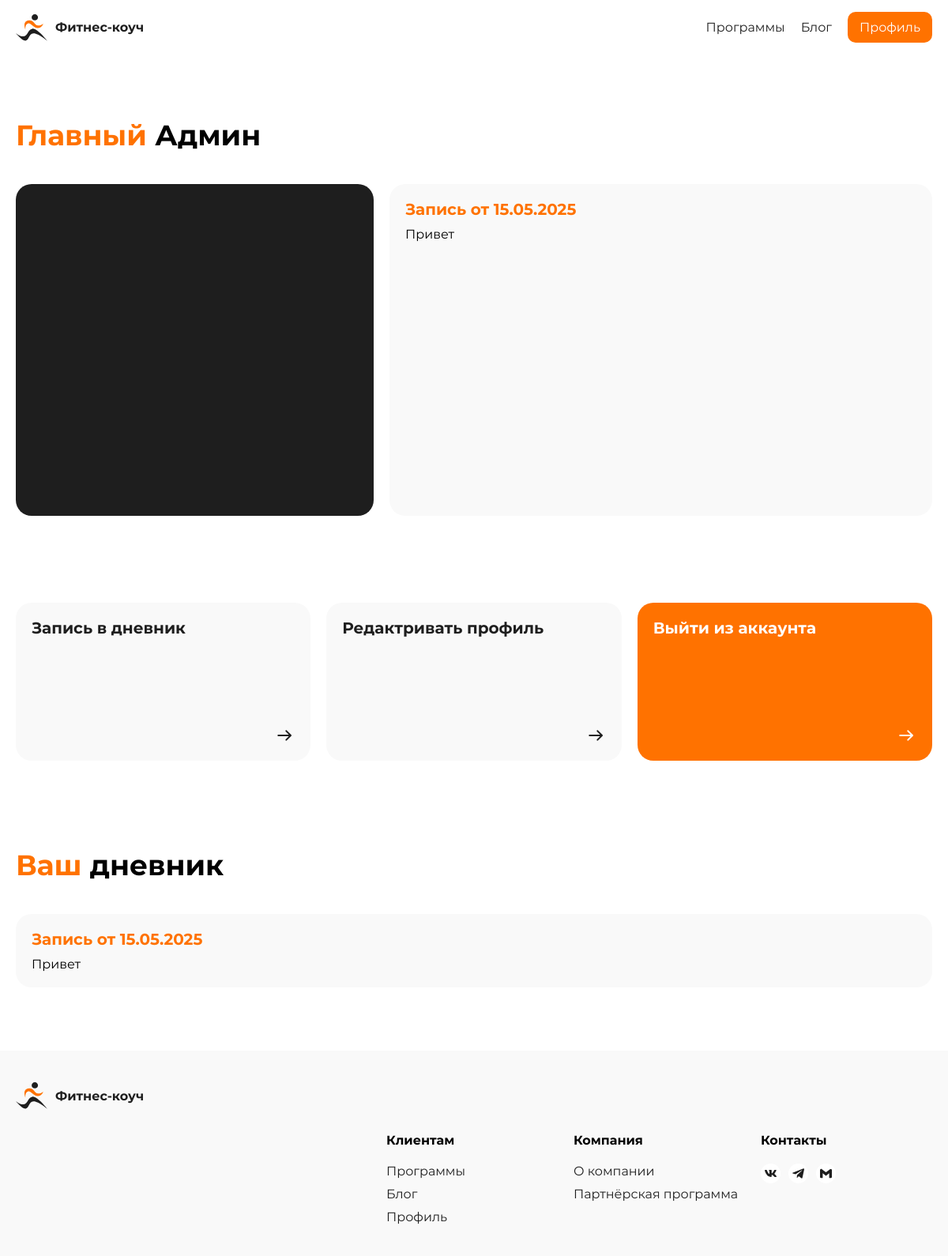
The app's page /profile/ (signed in) with its own data.
### tables this page shows
CREATE TABLE `users` (
  `id_user` int NOT NULL,
  `role` varchar(100) NOT NULL,
  `login` varchar(100) NOT NULL,
  `password` varchar(100) NOT NULL,
  `name` varchar(100) NOT NULL,
  `surname` varchar(100) NOT NULL
);

CREATE TABLE `notes` (
  `id_note` int NOT NULL,
  `id_user` int NOT NULL,
  `date` date NOT NULL,
  `note` varchar(5000) NOT NULL
);

### profile/index.php (the view, shortened to what this page needs)
<?php
include "../function/connect.php";
$sql = mysqli_prepare($connect, "SELECT * FROM `users` WHERE `login` = ? ");
mysqli_stmt_bind_param($sql, "s", $_SESSION['login']);
mysqli_stmt_execute($sql);
$result = mysqli_stmt_get_result($sql);
if ($row = mysqli_fetch_assoc($result)) {
    $name = $row['name'];
    $surname = $row['surname'];
}
?>
<!DOCTYPE html>
<html lang="ru">
<head>
    <link rel="stylesheet" href="../assets/css/header/header.css">
    <link rel="stylesheet" href="../assets/css/footer/footer.css">
    <link rel="stylesheet" href="../assets/css/profile/heroBlock.css">
    <link rel="stylesheet" href="../assets/css/profile/navLinks.css">
    <link rel="stylesheet" href="../assets/css/profile/allNotes.css">
    <link rel="stylesheet" href="../assets/css/style.css">
</head>
<?php
        include "../inc/header.php";
    ?>
<main>
    <section class="heroBlock">
        <div class="content">
            <?php echo "<h1><span>$surname</span> $name</h1>" ?>
            <div class="profile">
                <div class="imgProfile"></div>
                <div class="lastNote">
                    <?php
                        $sql = mysqli_prepare($connect, "SELECT * FROM `notes` WHERE `id_user` = ? ORDER BY `date` DESC LIMIT 1");
                        mysqli_stmt_bind_param($sql, "s", $_SESSION['id_user']);
                        mysqli_stmt_execute($sql);
                        $result = mysqli_stmt_get_result($sql);
                        if ($row = mysqli_fetch_assoc($result)) {
                            $newDate = date("d.m.Y", strtotime($row['date']));
                            $date = "Запись от {$newDate}";
                            $note = $row['note'];
                        } else {
                            $date = "Записей нет";
                            $note = "";
                        }
                    ?>
                    <div class="note">
                        <p class="noteDate"><?php echo $date; ?></p>
                        <p class="noteText"><?php echo $note; ?></p>
                    </div>
                </div>
            </div>
        </div>
    </section>
    <section class="navLinks">
        <div class="content">
            <div class="gridLinks">
                <a href="/profile/addNote.php" class="link" title="Запись в дневник">
                    <div class="title">Запись в дневник</div>
                    <img src="../assets/img/icons/arrow.svg" alt="Ссылка" title="Ссылка">
                </a>
                <a href="/page404.php" class="link" title="Редактривать профиль">
                    <div class="title">Редактривать профиль</div>
                    <img src="../assets/img/icons/arrow.svg" alt="Ссылка" title="Ссылка">
                </a>
                <a href="/admin/controllers/logout.php" class="link" title="Выйти из аккаунта">
                    <div class="title">Выйти из аккаунта</div>
                    <img src="../assets/img/icons/arrow.svg" alt="Ссылка" title="Ссылка">
                </a>
            </div>
        </div>
    </section>
    <section class="allNotes">
        <div class="content">
            <h2><span>Ваш</span> дневник</h2>
            <div class="gridNotes">
                <?php
                        $sql = mysqli_prepare($connect, "SELECT * FROM `notes` WHERE `id_user` = ? ORDER BY `id_note` DESC");
                        mysqli_stmt_bind_param($sql, "s", $_SESSION['id_user']);
                        mysqli_stmt_execute($sql);
                        $result = mysqli_stmt_get_result($sql);
                        if(!$result){
                            $date = "Записей нет";
                            $note = "";
                            echo "<div class='note'>
                                    <p class='noteDate'>$date</p>
                                    <p class='noteText'>$note</p>
                                </div>";
                        }
                        else {
                            while ($row = mysqli_fetch_assoc($result)){
                            $newDate = date("d.m.Y", strtotime($row['date']));
                            $date = "Запись от {$newDate}";
                            $note = $row['note'];
                            echo "<div class='note'>
                                    <p class='noteDate'>$date</p>
                                    <p class='noteText'>$note</p>
                                </div>";
                            }
                        }
                    ?>
            </div>
        </div>
    </section>
</main>
<?php
        include "../inc/footer.php"
    ?>

### assets/css/profile/heroBlock.css (style rules this page uses)
.heroBlock .content { display: flex; flex-direction: column; }
.heroBlock .content .profile { display: grid; grid-template: repeat(1, 420px)/453px 1fr; gap: 20px; }
.heroBlock .content .profile .imgProfile { min-height: 320px; border-radius: var(--border-radius-block); background-color: var(--black); }
.heroBlock .content .profile .lastNote { height: 100%; }

### assets/css/profile/navLinks.css (style rules this page uses)
.navLinks .content { display: flex; flex-direction: column; gap: 40px; }
.navLinks .content .gridLinks { display: grid; grid-template: repeat(1, 200px)/repeat(3, 1fr); gap: 20px; }
.navLinks .content .gridLinks .link { cursor: pointer; background-color: var(--whiteGrey); border-radius: var(--border-radius-block); padding: 20px; display: flex; flex-direction: column; justify-content: space-between; }
.navLinks .content .gridLinks .link .title { font: var(--title); }
.navLinks .content .gridLinks .link img { align-self: flex-end; }
.navLinks .content .gridLinks .link:last-child { background-color: var(--orange) !important; }
.navLinks .content .gridLinks .link:last-child .title { color: var(--totalWhite); font: var(--title); }
.navLinks .content .gridLinks .link:last-child img { filter: brightness(100); align-self: flex-end; }

### assets/css/profile/allNotes.css (style rules this page uses)
.note { display: flex; flex-direction: column; gap: 10px; width: 100%; height: 100%; border-radius: var(--border-radius-block); padding: 20px; background-color: var(--whiteGrey); }
.note .noteDate { color: var(--orange); font: var(--title); }
.note .noteText { overflow: hidden; text-overflow: ellipsis; }
.allNotes .content { display: flex; flex-direction: column; }
.allNotes .content .gridNotes { display: flex; flex-direction: column; gap: 20px; }

### assets/css/style.css (style rules this page uses)
* { margin: 0; padding: 0; box-sizing: border-box; font-family: "Montserrat-Regular"; text-decoration: none; line-height: normal; }
:root { --h1: clamp(22px, 3vw, 55px) "Montserrat-Bold"; --title: clamp(18px, 3vw, 20px) "Montserrat-Bold"; --text: 16px "Montserrat-Regular"; --textBold: 16px "Montserrat-Bold"; --hint: 12px "Montserrat-Regular"; --black: #1E1E1E; --totalWhite: #FFF; --whiteGrey: #F9F9F9; --orange: #FF7200; --grey: #8E8E8E; --transition: .25; --border-radius-element: clamp(5px, 2vw, 10px); --border-radius-block: clamp(10px, 2vw, 20px); }
a { color: var(--black); }
body { display: flex; flex-direction: column; min-height: 100vh; background-color: var(--totalWhite); gap: 50px; }
main { display: flex; flex-direction: column; flex-grow: 1; gap: 50px; }
section { width: 100%; }
section .content { padding: 30px 20px; max-width: 1440px; gap: 40px; margin: auto; }
h1, h2 { font: var(--h1); width: 100%; max-width: 1163px; }
h1 span, h2 span { font: var(--h1); color: var(--orange); }

### records on screen
users: surname "Главный", name "Админ"
notes: date "Запись от 15.05.2025", note "Привет"
